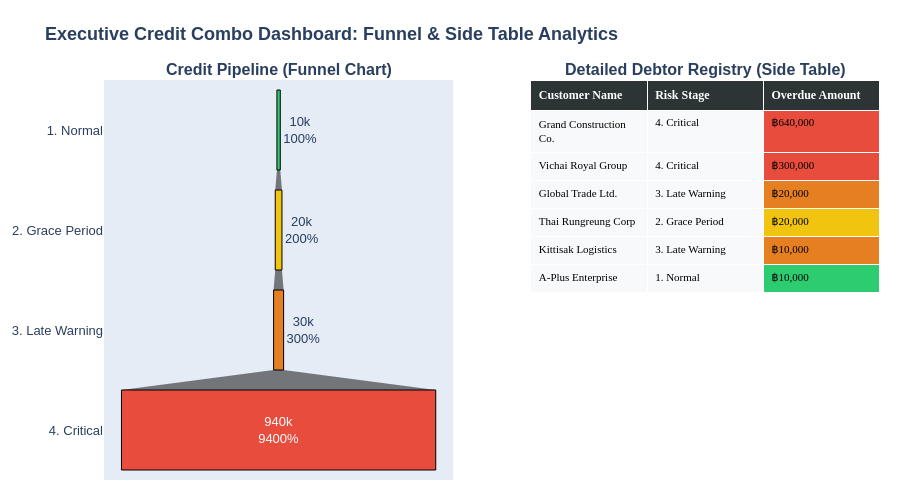

The cell this chart's notebook holds for it:
### Code cell
import pandas as pd
import plotly.express as px
from plotly.subplots import make_subplots
import plotly.graph_objects as go

# 1. เตรียมข้อมูลชุดเดิม (ชื่ออังกฤษ สัดส่วนเอียงสุดโต่ง 94% vs 1%)
mock_data = {
    'Combination_Stage': [
        '4. Critical', '4. Critical', 
        '3. Late Warning', '3. Late Warning',
        '2. Grace Period', 
        '1. Normal'
    ],
    'Customer Name': [
        'Grand Construction Co.', 'Vichai Royal Group', 
        'Global Trade Ltd.', 'Kittisak Logistics',
        'Thai Rungreung Corp', 
        'A-Plus Enterprise'
    ],
    'Overdue Amount': [640000, 300000, 20000, 10000, 20000, 10000]
}
df = pd.DataFrame(mock_data)
df = df.sort_values(by='Overdue Amount', ascending=False)

# กำหนดสีตามสเตจความเสี่ยง
color_map = {
    '1. Normal': '#2ecc71',
    '2. Grace Period': '#f1c40f',
    '3. Late Warning': '#e67e22',
    '4. Critical': '#e74c3c'
}

# คำนวณยอดเงินรวมแยกตามสเตจเพื่อส่งให้ Funnel Chart
df_funnel = df.groupby('Combination_Stage')['Overdue Amount'].sum().reset_index()
# เรียงลำดับจากด่านแรก (Normal) ไปด่านสุดท้าย (Critical) ตามทิศทางการไหลของหนี้
stages_order = ['1. Normal', '2. Grace Period', '3. Late Warning', '4. Critical']
df_funnel['sort_idx'] = df_funnel['Combination_Stage'].apply(lambda x: stages_order.index(x))
df_funnel = df_funnel.sort_values(by='sort_idx')

# 2. สร้างโครง Subplots (1 แถว, 2 คอลัมน์) โดยฝั่งซ้ายเป็น 'funnel' ฝั่งขวาเป็น 'table'
fig = make_subplots(
    rows=1, cols=2, 
    specs=[[{'type': 'funnel'}, {'type': 'table'}]],
    column_widths=[0.5, 0.5],
    subplot_titles=('<b>Credit Pipeline (Funnel Chart)</b>', '<b>Detailed Debtor Registry (Side Table)</b>')
)

# 3. เพิ่มกราฟฝั่งซ้าย: Funnel Chart
fig.add_trace(
    go.Funnel(
        name='Portfolio Portion',
        y=df_funnel['Combination_Stage'],
        x=df_funnel['Overdue Amount'],
        textinfo="value+percent initial", # โชว์ยอดเงินจริง และสัดส่วน % เทียบกับสเตจแรกสุด
        marker=dict(
            color=[color_map[s] for s in df_funnel['Combination_Stage']],
            line=dict(width=1, color='black')
        ),
        hovertemplate='<b>% {y}</b><br>Total Amount: ฿% {x:,.0f}'
    ),
    row=1, col=1
)

# 4. เพิ่มข้อมูลฝั่งขวา: Side Table (กางรายชื่อและยอดเงินเด่นๆ ครบทุกคน)
row_colors = [color_map[s] for s in df['Combination_Stage']]

fig.add_trace(
    go.Table(
        header=dict(
            values=['<b>Customer Name</b>', '<b>Risk Stage</b>', '<b>Overdue Amount</b>'],
            fill_color='#2d3436',
            align='left',
            font=dict(color='white', size=12, family="Sarabun")
        ),
        cells=dict(
            values=[df['Customer Name'], df['Combination_Stage'], df['Overdue Amount'].apply(lambda x: f"฿{x:,}")],
            fill_color=['#f8f9fa', '#f8f9fa', row_colors],
            align='left',
            font=dict(size=11, family="Sarabun", color='black'),
            height=28
        )
    ),
    row=1, col=2
)

# 5. ตั้งค่า Layout ภาพรวมของ แดชบอร์ด
fig.update_layout(
    title_text="<b>Executive Credit Combo Dashboard: Funnel & Side Table Analytics</b>",
    font=dict(family="Sarabun, sans-serif", size=13),
    margin=dict(t=80, l=20, r=20, b=20),
    height=500
)

fig.show()

### Figure 1 — Plotly figure (JSON) as saved in the notebook; plotly's stock layout.template omitted (floating-point values rounded to 4 significant figures)
{"data": [{"hovertemplate": "<b>% {y}</b><br>Total Amount: ฿% {x:,.0f}", "marker": {"color": ["#2ecc71", "#f1c40f", "#e67e22", "#e74c3c"], "line": {"color": "black", "width": 1}}, "name": "Portfolio Portion", "textinfo": "value+percent initial", "type": "funnel", "x": [10000, 20000, 30000, 940000], "xaxis": "x", "y": ["1. Normal", "2. Grace Period", "3. Late Warning", "4. Critical"], "yaxis": "y"}, {"cells": {"align": "left", "fill": {"color": ["#f8f9fa", "#f8f9fa", ["#e74c3c", "#e74c3c", "#e67e22", "#f1c40f", "#e67e22", "#2ecc71"]]}, "font": {"color": "black", "family": "Sarabun", "size": 11}, "height": 28, "values": [["Grand Construction Co.", "Vichai Royal Group", "Global Trade Ltd.", "Thai Rungreung Corp", "Kittisak Logistics", "A-Plus Enterprise"], ["4. Critical", "4. Critical", "3. Late Warning", "2. Grace Period", "3. Late Warning", "1. Normal"], ["฿640,000", "฿300,000", "฿20,000", "฿20,000", "฿10,000", "฿10,000"]]}, "domain": {"x": [0.55, 1], "y": [0, 1]}, "header": {"align": "left", "fill": {"color": "#2d3436"}, "font": {"color": "white", "family": "Sarabun", "size": 12}, "values": ["<b>Customer Name</b>", "<b>Risk Stage</b>", "<b>Overdue Amount</b>"]}, "type": "table"}], "layout": {"annotations": [{"font": {"size": 16}, "showarrow": false, "text": "<b>Credit Pipeline (Funnel Chart)</b>", "x": 0.225, "xanchor": "center", "xref": "paper", "y": 1, "yanchor": "bottom", "yref": "paper"}, {"font": {"size": 16}, "showarrow": false, "text": "<b>Detailed Debtor Registry (Side Table)</b>", "x": 0.775, "xanchor": "center", "xref": "paper", "y": 1, "yanchor": "bottom", "yref": "paper"}], "font": {"family": "Sarabun, sans-serif", "size": 13}, "height": 500, "margin": {"b": 20, "l": 20, "r": 20, "t": 80}, "title": {"text": "<b>Executive Credit Combo Dashboard: Funnel & Side Table Analytics</b>"}, "xaxis": {"anchor": "y", "domain": [0, 0.45]}, "yaxis": {"anchor": "x", "domain": [0, 1]}}}
